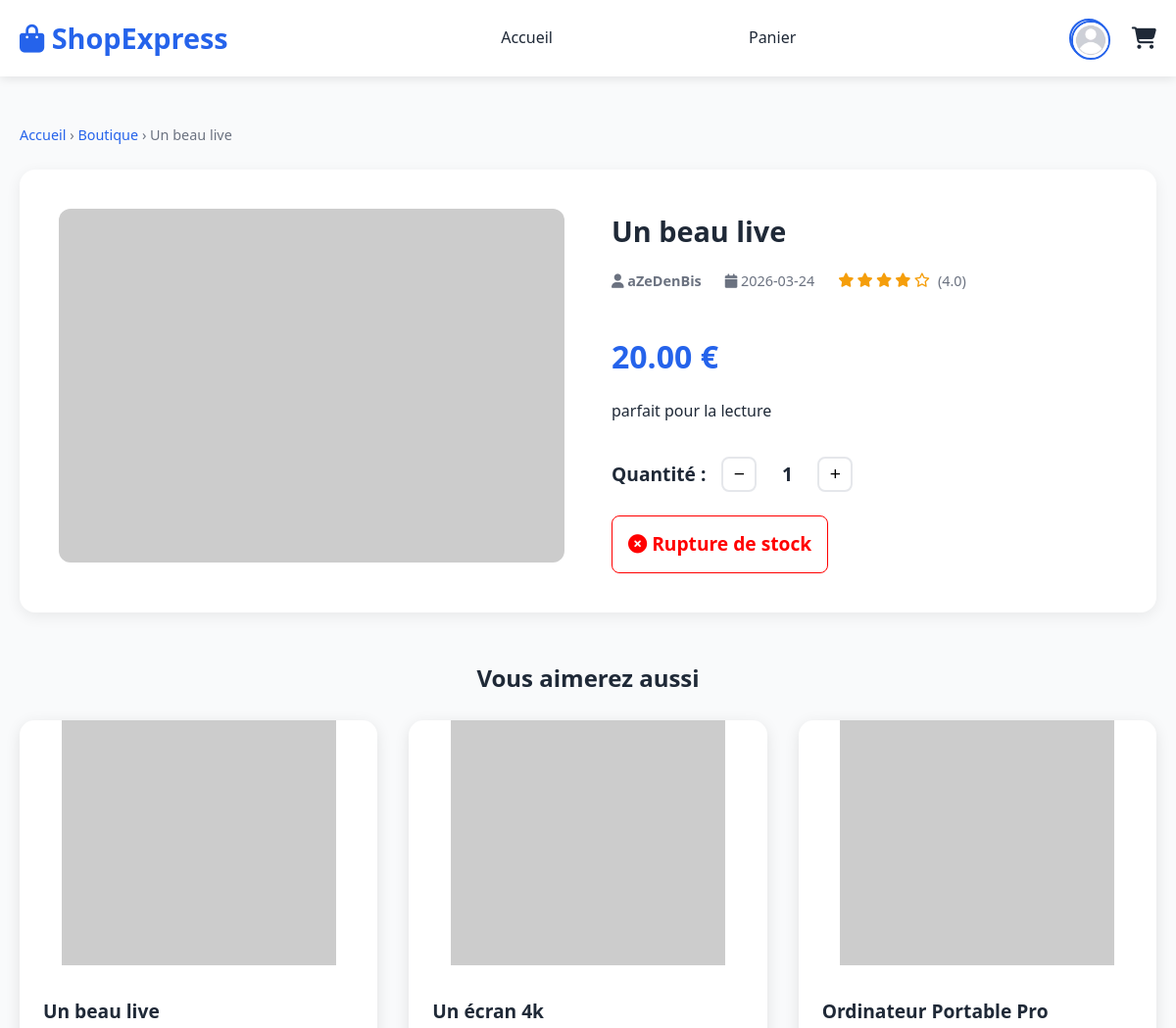
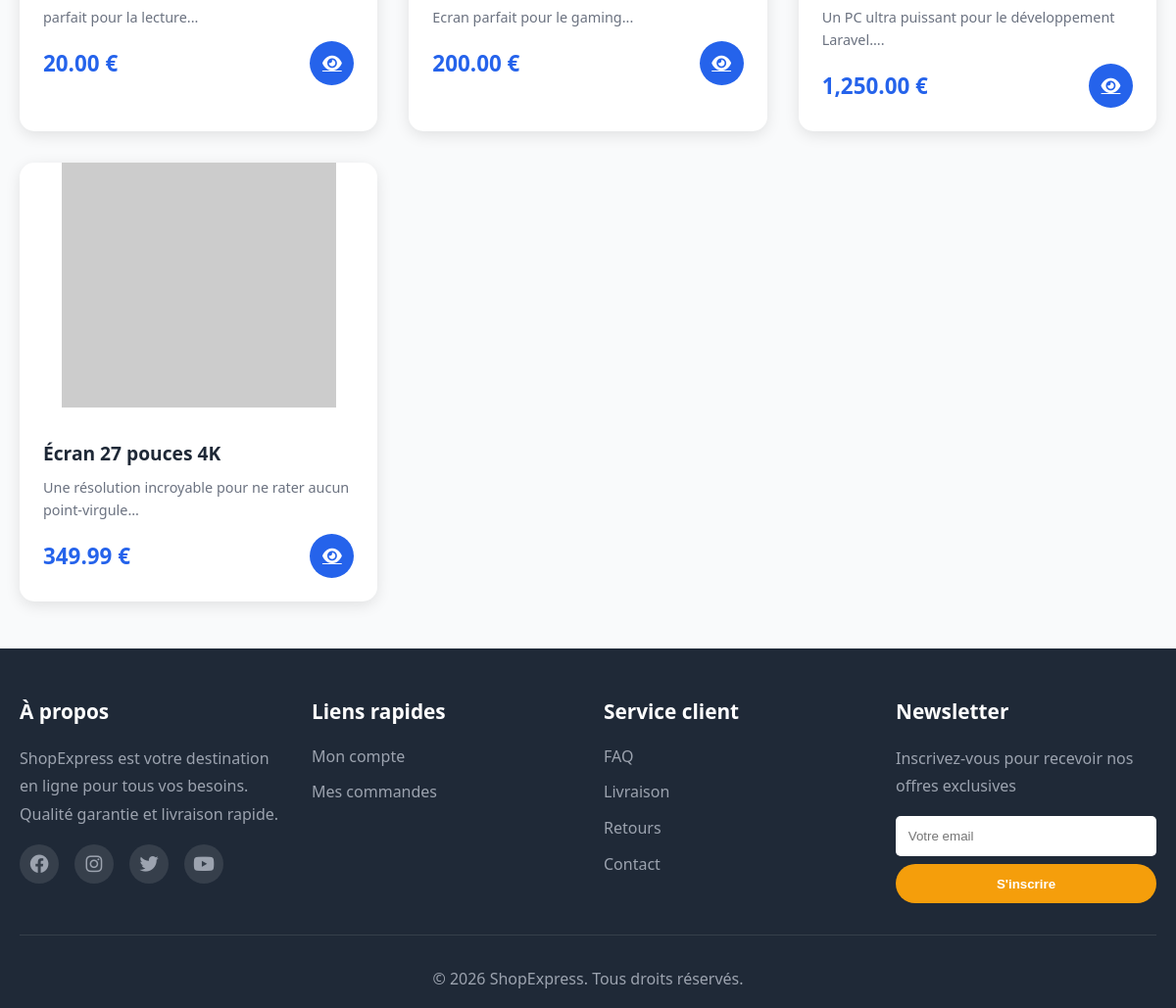
The app's page /detail?id=7 with its own data (2 pictures, top to bottom).
### tables this page shows
CREATE TABLE `article` (
  `article_id` int(11) NOT NULL,
  `article_name` varchar(255) NOT NULL,
  `description` text NOT NULL,
  `price` float NOT NULL,
  `publication_date` date NOT NULL,
  `autor_id` int(11) NOT NULL,
  `article_image` varchar(255) NOT NULL
);

CREATE TABLE `user` (
  `user_id` int(11) NOT NULL,
  `username` varchar(255) NOT NULL,
  `password` varchar(255) NOT NULL,
  `email` varchar(255) NOT NULL,
  `solde` float NOT NULL,
  `profile_picture` varchar(255) NOT NULL,
  `role` varchar(255) NOT NULL
);

### detail.php (the view, shortened to what this page needs)
<?php
require 'db_config.php';
$article_id = (int)$_GET['id'];
$stmt = $pdo->prepare("
    SELECT a.*, u.username AS author_name, s.actual_stock
    FROM article a
    JOIN user u ON a.autor_id = u.user_id
    LEFT JOIN stock s ON a.article_id = s.article_id
    WHERE a.article_id = :id
");
$stmt->execute([':id' => $article_id]);
$article = $stmt->fetch();
$stmtSim = $pdo->prepare("SELECT * FROM article WHERE article_id != :id ORDER BY publication_date DESC LIMIT 4");
$stmtSim->execute([':id' => $article_id]);
$similar = $stmtSim->fetchAll();
?>
<!DOCTYPE html>
<html lang="fr">
<head>
    <link rel="stylesheet" href="style.css">
    <link rel="stylesheet" href="https://cdnjs.cloudflare.com/ajax/libs/font-awesome/6.4.0/css/all.min.css">
</head>
<body>
<?php include 'header.php'; ?>
<section class="detail-section">
    <div class="container">
        <div class="breadcrumb">
            <a href="index.php">Accueil</a> &rsaquo;
            <a href="index.php">Boutique</a> &rsaquo;
            <?php echo htmlspecialchars($article['article_name']); ?>
        </div>
        <div class="detail-grid">
            <div class="detail-image">
                <img src="img/articles/<?php echo htmlspecialchars($article['article_image']); ?>"
                     alt="<?php echo htmlspecialchars($article['article_name']); ?>"
                     onerror="this.src='https://placehold.co/600x420?text=Image+indisponible'">
            </div>
            <div class="detail-info">
                <h1><?php echo htmlspecialchars($article['article_name']); ?></h1>
                <div class="detail-meta">
                    <span><i class="fas fa-user"></i> <a href="account.php?id=<?php echo $article['autor_id']; ?>" style="color: inherit; text-decoration: none; font-weight: 600;"><?php echo htmlspecialchars($article['author_name']); ?></a></span>
                    <span><i class="fas fa-calendar"></i> <?php echo htmlspecialchars($article['publication_date']); ?></span>
                    <div class="rating" style="display:inline-flex;">
                        <i class="fas fa-star"></i><i class="fas fa-star"></i><i class="fas fa-star"></i>
                        <i class="fas fa-star"></i><i class="far fa-star"></i>
                        <span style="margin-left:.3rem;">(4.0)</span>
                    </div>
                </div>
                <div class="detail-price"><?php echo number_format($article['price'], 2); ?> €</div>
                <p class="detail-desc"><?php echo nl2br(htmlspecialchars($article['description'])); ?></p>
                <div class="qty-selector">
                    <span>Quantité :</span>
                    <button onclick="changeQty(-1)">−</button>
                    <span id="qty">1</span>
                    <button onclick="changeQty(1)">+</button>
                </div>
                <div class="detail-actions">
                    <?php if (isset($article['actual_stock']) && $article['actual_stock'] <= 0): ?>
                        <div style="color:red; font-weight:bold; font-size:1.2rem; padding: 0.8rem 1rem; border: 1px solid red; border-radius: 8px;">
                            <i class="fas fa-times-circle"></i> Rupture de stock
                        </div>
                    <?php endif; ?>
                </div>
            </div>
        </div>
        <?php if (!empty($similar)): ?>
        <div class="similar-section">
            <h2 class="section-title">Vous aimerez aussi</h2>
            <div class="products-grid">
                <?php foreach ($similar as $s): ?>
                    <div class="product-card">
                        <img src="img/articles/<?php echo htmlspecialchars($s['article_image']); ?>"
                             alt="<?php echo htmlspecialchars($s['article_name']); ?>"
                             onerror="this.src='https://placehold.co/280x250?text=Image'">
                        <div class="product-info">
                            <h3><?php echo htmlspecialchars($s['article_name']); ?></h3>
                            <p class="description"><?php echo htmlspecialchars(substr($s['description'], 0, 60)); ?>...</p>
                            <div class="price-cart">
                                <span class="new-price"><?php echo number_format($s['price'], 2); ?> €</span>
                                <a href="detail.php?id=<?php echo $s['article_id']; ?>" class="btn-add-cart">
                                    <i class="fas fa-eye"></i>
                                </a>
                            </div>
                        </div>
                    </div>
                <?php endforeach; ?>
            </div>
        </div>
        <?php endif; ?>
    </div>
</section>
<?php include 'footer.php'; ?>
</body>
</html>

### header.php (shortened to what this page needs)
<?php
$isLoggedIn = false;
$userPhoto = 'default.jpg';
?>
<!DOCTYPE html>
<html lang="fr">
<head>
    <link rel="stylesheet" href="style.css">
    <link rel="stylesheet" href="https://cdnjs.cloudflare.com/ajax/libs/font-awesome/6.4.0/css/all.min.css">
</head>
<body>
    <header class="header">
        <div class="container">
            <div class="header-content">
                <div class="logo">
                    <h1><a href="/php-exam/php_project" style="text-decoration:none; color:inherit;"><i class="fas fa-shopping-bag"></i> ShopExpress</a></h1>
                </div>
                <nav class="nav">
                    <ul>
                        <li><a href="/php-exam/php_project">Accueil</a></li>
                        <li><a href="cart">Panier</a></li>
                    </ul>
                </nav>
                <div class="header-actions">
                    <?php if ($isLoggedIn): ?>
                        <a href="account" class="icon-link profile-active header-avatar">
                            <img src="img/<?php echo htmlspecialchars($userPhoto); ?>" alt="Profil" class="header-avatar">
                        </a>
                    <?php else: ?>
                        <a href="login" class="icon-link header-avatar">
                            <img src="img/<?php echo htmlspecialchars($userPhoto); ?>" alt="Connexion" class="header-avatar">
                        </a>
                    <?php endif; ?>
                    <a href="cart" class="icon-link cart">
                        <i class="fas fa-shopping-cart"></i>
                    </a>
                </div>
            </div>
        </div>
    </header>

### footer.php (shortened to what this page needs)
<!DOCTYPE html>
<html lang="en">
<head>
</head>
<body>
<footer class="footer">
        <div class="container">
            <div class="footer-content">
                <div class="footer-section">
                    <h3>À propos</h3>
                    <p>ShopExpress est votre destination en ligne pour tous vos besoins. Qualité garantie et livraison rapide.</p>
                    <div class="social-links">
                        <a href="#"><i class="fab fa-facebook"></i></a>
                        <a href="#"><i class="fab fa-instagram"></i></a>
                        <a href="#"><i class="fab fa-twitter"></i></a>
                        <a href="#"><i class="fab fa-youtube"></i></a>
                    </div>
                </div>
                <div class="footer-section">
                    <h3>Liens rapides</h3>
                    <ul>
                        <li><a href="account">Mon compte</a></li>
                        <li><a href="account#commandes">Mes commandes</a></li>
                    </ul>
                </div>
                <div class="footer-section">
                    <h3>Service client</h3>
                    <ul>
                        <li><a href="#">FAQ</a></li>
                        <li><a href="#">Livraison</a></li>
                        <li><a href="#">Retours</a></li>
                        <li><a href="#">Contact</a></li>
                    </ul>
                </div>
                <div class="footer-section">
                    <h3>Newsletter</h3>
                    <p>Inscrivez-vous pour recevoir nos offres exclusives</p>
                    <form class="newsletter-form">
                        <input type="email" placeholder="Votre email">
                        <button type="submit" class="btn btn-primary">S'inscrire</button>
                    </form>
                </div>
            </div>
            <div class="footer-bottom">
                <p>&copy; 2026 ShopExpress. Tous droits réservés.</p>
            </div>
        </div>
    </footer>
</body>
</html>

### style.css (style rules this page uses)
* { margin: 0; padding: 0; box-sizing: border-box; }
html { scroll-behavior: smooth; scroll-padding-top: 20000px; }
:root { --primary-color: #2563eb; --secondary-color: #1e40af; --accent-color: #f59e0b; --text-dark: #1f2937; --text-light: #6b7280; --bg-light: #f9fafb; --white: #ffffff; --border-color: #e5e7eb; --success-color: #10b981; --danger-color: #ef4444; }
body { font-family: 'Segoe UI', Tahoma, Geneva, Verdana, sans-serif; color: var(--text-dark); line-height: 1.6; }
.container { max-width: 1200px; margin: 0 auto; padding: 0 20px; }
.header { background: var(--white); box-shadow: 0 2px 10px rgba(0, 0, 0, 0.1); position: sticky; top: 0; z-index: 1000; }
.header-content { display: flex; justify-content: space-between; align-items: center; padding: 1rem 0; gap: 2rem; }
.logo h1 { color: var(--primary-color); font-size: 1.8rem; display: flex; align-items: center; gap: 0.5rem; }
.nav ul { display: flex; list-style: none; gap: 200px; }
.nav a { text-decoration: none; color: var(--text-dark); font-weight: 500; transition: color 0.3s; }
.header-actions { display: flex; align-items: center; gap: 1.5rem; }
.icon-link { color: var(--text-dark); font-size: 1.4rem; position: relative; transition: color 0.3s; }
.btn { display: inline-block; padding: 0.8rem 2rem; border-radius: 25px; text-decoration: none; font-weight: 600; transition: all 0.3s; border: none; cursor: pointer; }
.btn-primary { background: var(--accent-color); color: var(--white); }
.section-title { text-align: center; font-size: 2.5rem; margin-bottom: 3rem; color: var(--text-dark); }
.products-grid { display: grid; grid-template-columns: repeat(auto-fill, minmax(280px, 1fr)); gap: 2rem; }
.product-card { background: var(--white); border-radius: 15px; overflow: hidden; box-shadow: 0 4px 15px rgba(0, 0, 0, 0.1); transition: transform 0.3s, box-shadow 0.3s; position: relative; }
.product-card img { width: 100%; height: 250px; object-fit: contain; }
.product-info { padding: 1.5rem; }
.product-info h3 { font-size: 1.2rem; margin-bottom: 0.5rem; color: var(--text-dark); }
.description { color: var(--text-light); font-size: 0.9rem; margin-bottom: 0.8rem; }
.rating { display: flex; align-items: center; gap: 0.2rem; margin-bottom: 1rem; }
.rating i { color: var(--accent-color); font-size: 0.9rem; }
.rating span { margin-left: 0.5rem; color: var(--text-light); font-size: 0.9rem; }
.price-cart { display: flex; justify-content: space-between; align-items: center; }
.new-price { color: var(--primary-color); font-size: 1.4rem; font-weight: bold; }
.btn-add-cart { background: var(--primary-color); color: var(--white); border: none; width: 45px; height: 45px; border-radius: 50%; display: flex; align-items: center; justify-content: center; cursor: pointer; transition: all 0.3s; font-size: 1.1rem; }
.footer { background: var(--text-dark); color: var(--white); padding: 3rem 0 1rem; }
.footer-content { display: grid; grid-template-columns: repeat(auto-fit, minmax(250px, 1fr)); gap: 2rem; margin-bottom: 2rem; }
.footer-section h3 { margin-bottom: 1rem; font-size: 1.3rem; }
.footer-section p { color: #9ca3af; margin-bottom: 1rem; line-height: 1.8; }
.footer-section ul { list-style: none; }
.footer-section ul li { margin-bottom: 0.7rem; }
.footer-section a { color: #9ca3af; text-decoration: none; transition: color 0.3s; }
.social-links { display: flex; gap: 1rem; margin-top: 1rem; }
.social-links a { display: flex; align-items: center; justify-content: center; width: 40px; height: 40px; background: rgba(255, 255, 255, 0.1); border-radius: 50%; font-size: 1.2rem; transition: all 0.3s; }
.newsletter-form { display: flex; gap: 0.5rem; margin-top: 1rem; }
.newsletter-form input { flex: 1; padding: 0.8rem; border: none; border-radius: 5px; outline: none; }
.newsletter-form button { padding: 0.8rem 1.5rem; }
.footer-bottom { text-align: center; padding-top: 2rem; border-top: 1px solid rgba(255, 255, 255, 0.1); color: #9ca3af; }
form { margin-top: 1.8rem; display: flex; flex-direction: column; gap: 1.25rem; }
.header-avatar { width: 40px; height: 40px; border-radius: 50%; object-fit: cover; border: 2px solid var(--primary-color); }

### records on screen
article: article_name "Un beau live", user.username "aZeDenBis", publication_date "2026-03-24", price "20.00", description "parfait pour la lecture"
article: article_name "Un beau live", description "parfait pour la lecture", price "20.00"
article: article_name "Un écran 4k", description "Ecran parfait pour le gaming", price "200.00"
article: article_name "Ordinateur Portable Pro", description "Un PC ultra puissant pour le développement Laravel.", price "1,250.00"
article: article_name "Écran 27 pouces 4K", description "Une résolution incroyable pour ne rater aucun point-virgule", price "349.99"
